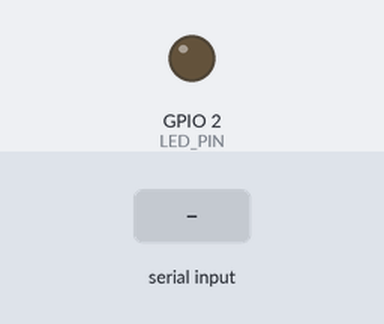
The sketch below on a simulated ESP32. Shown: output pins drawn as LEDs (lit = HIGH). The inputs (shaded band) are chosen by the test bench.

Above: at 1.2 s.
1.3 s: byte 30 received over Serial
Timing chart, 0 to 4.3 s (numbered marks = the images above; inputs shaded):
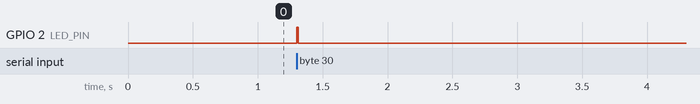

Measured:
- after the input at 1.3 s, GPIO 2 (LED_PIN): LOW → HIGH at once, → LOW 0.01 s later

The sketch:

UART_BRIDGE_ESP32.ino
```cpp
const int LED_PIN = 2;   // Built-in LED on most ESP32 boards

void setup() {
  pinMode(LED_PIN, OUTPUT);
  digitalWrite(LED_PIN, LOW);

  Serial.begin(115200);
  Serial2.begin(9600, SERIAL_8N1, 16, 25); // RX=16, TX=25
}

void loop() {
  while (Serial.available()) {
    char c = Serial.read();
    Serial2.write(c);

    // Blink LED on activity
    digitalWrite(LED_PIN, HIGH);
    delay(10);                 // short visible flash
    digitalWrite(LED_PIN, LOW);
  }
}
```
